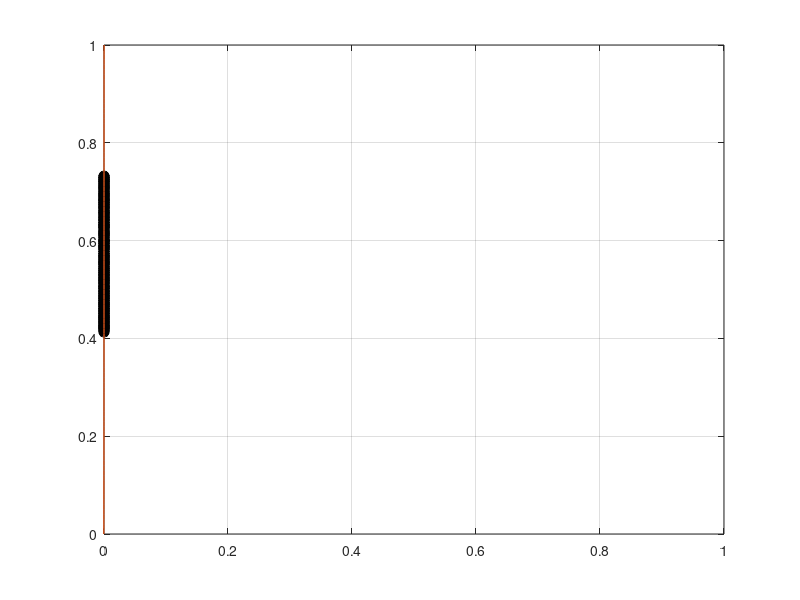

Source code (MATLAB):
function p = ps_bp8()
Ia=[0.413102,0.412942,0.415425,0.415974,0.418267,0.417620,0.418154,0.419797,0.421191,0.420832,0.421508,0.422148,0.422333,0.424199,0.424441,0.424657,0.425143,0.426150,0.427268,0.425972,0.428316,0.430468,0.428425,0.429538,0.432651,0.434699,0.432061,0.434231,0.436174,0.435545,0.433310,0.437385,0.434039,0.437117,0.442206,0.440554,0.441598,0.439897,0.441381,0.441498,0.443088,0.442583,0.445280,0.443865,0.444869,0.447992,0.447368,0.445631,0.448536,0.448864,0.452348,0.452164,0.450287,0.453647,0.452170,0.453532,0.453797,0.455597,0.456147,0.458131,0.458622,0.460474,0.459549,0.459871,0.463924,0.460154,0.460135,0.463356,0.463057,0.466526,0.465768,0.463113,0.467143,0.469456,0.468182,0.468535,0.470910,0.469693,0.471106,0.472472,0.473675,0.471172,0.474090,0.474871,0.475010,0.475922,0.479732,0.479871,0.478621,0.478977,0.480331,0.481638,0.480547,0.483137,0.484670,0.486850,0.484194,0.486167,0.485535,0.487565,0.487569,0.489681,0.489099,0.490551,0.490174,0.496533,0.493497,0.492980,0.494400,0.495471,0.494752,0.496898,0.497800,0.500941,0.499657,0.497446,0.500480,0.503829,0.503698,0.505027,0.503835,0.504334,0.505234,0.505448,0.505764,0.507040,0.510670,0.509840,0.508045,0.513491,0.513882,0.512370,0.510873,0.515234,0.515129,0.516523,0.515996,0.518014,0.520565,0.519483,0.521799,0.521365,0.519488,0.521561,0.520859,0.523158,0.526032,0.526301,0.527554,0.527635,0.526343,0.529261,0.529327,0.529064,0.531739,0.533036,0.531358,0.533383,0.533475,0.535639,0.536361,0.535824,0.538258,0.537262,0.540954,0.540447,0.540571,0.542417,0.539965,0.543594,0.545949,0.547354,0.544006,0.544784,0.548891,0.545363,0.549163,0.552768,0.552556,0.553911,0.551173,0.555440,0.554469,0.552171,0.553979,0.556756,0.556579,0.557919,0.559364,0.559041,0.560827,0.560298,0.562240,0.564866,0.563197,0.564381,0.566000,0.566476,0.566680,0.568351,0.568002,0.571430,0.569208,0.571258,0.571727,0.570315,0.575069,0.572774,0.575754,0.576581,0.575268,0.579846,0.579678,0.578596,0.580007,0.581851,0.585343,0.585401,0.585811,0.583779,0.586719,0.584601,0.587656,0.588834,0.587226,0.590630,0.591197,0.589247,0.592700,0.592417,0.591996,0.596288,0.595962,0.595964,0.597069,0.598618,0.599379,0.598571,0.597969,0.599431,0.601351,0.604191,0.602639,0.603920,0.601287,0.604928,0.607516,0.609129,0.612824,0.608936,0.610177,0.611249,0.613442,0.610777,0.615269,0.613457,0.612914,0.617408,0.618548,0.616681,0.617219,0.619923,0.621914,0.618853,0.620124,0.625278,0.626107,0.629597,0.624414,0.628138,0.627544,0.627293,0.628612,0.629802,0.627985,0.632376,0.631333,0.634317,0.634144,0.634205,0.634017,0.634407,0.634910,0.639252,0.638788,0.640452,0.638775,0.642234,0.640313,0.642264,0.643962,0.646787,0.646006,0.645356,0.645611,0.645712,0.650148,0.651249,0.648777,0.650576,0.651666,0.653675,0.653238,0.654460,0.655794,0.656632,0.658457,0.659091,0.658637,0.660129,0.660195,0.659570,0.657485,0.666126,0.662760,0.664774,0.666403,0.666478,0.668269,0.668257,0.669082,0.669894,0.668204,0.673857,0.672370,0.672062,0.675135,0.676229,0.674577,0.676377,0.676938,0.679878,0.679444,0.675366,0.680475,0.682308,0.681938,0.683403,0.682898,0.683258,0.685507,0.684165,0.685157,0.686741,0.689500,0.688649,0.689742,0.691704,0.690677,0.693586,0.692129,0.692327,0.695152,0.694911,0.694930,0.696525,0.698519,0.698464,0.699515,0.699459,0.699396,0.703376,0.703269,0.704722,0.705793,0.705850,0.707016,0.707283,0.708843,0.709562,0.709476,0.710497,0.711087,0.712757,0.714459,0.713514,0.713534,0.716345,0.716088,0.718870,0.720688,0.718566,0.719070,0.722720,0.720592,0.722348,0.721982,0.722725,0.724428,0.725713,0.725893,0.727407,0.726876,0.728686,0.731021,0.728359,0.731353,0.730435,0.731959,0.731762,];
Ie=[0.000006,0.000004,0.000022,0.000008,0.000011,0.000026,-0.000006,0.000005,0.000019,0.000010,-0.000018,0.000004,0.000006,0.000015,0.000017,-0.000012,0.000003,0.000009,0.000001,-0.000008,0.000017,0.000009,0.000018,0.000001,-0.000004,0.000012,-0.000000,0.000006,0.000035,0.000005,0.000004,0.000009,0.000015,0.000006,-0.000008,0.000001,-0.000006,0.000000,0.000008,-0.000004,-0.000000,0.000003,0.000037,-0.000007,0.000003,0.000008,0.000020,-0.000006,-0.000012,0.000000,0.000009,0.000002,0.000002,0.000004,0.000005,-0.000003,0.000015,0.000009,0.000017,0.000016,0.000016,0.000021,-0.000006,0.000007,0.000023,0.000031,0.000001,-0.000001,0.000009,0.000004,0.000032,0.000009,0.000050,0.000019,0.000008,0.000018,0.000019,0.000007,0.000008,0.000003,-0.000003,0.000009,-0.000006,0.000018,0.000008,0.000019,0.000009,0.000009,0.000015,0.000002,0.000007,0.000014,0.000002,0.000010,0.000024,0.000001,-0.000009,0.000025,0.000016,0.000026,0.000011,0.000007,0.000030,0.000027,-0.000007,0.000016,0.000017,0.000010,0.000032,0.000021,0.000046,0.000037,-0.000006,0.000003,0.000034,0.000001,0.000005,-0.000011,0.000029,0.000014,0.000007,0.000003,0.000003,0.000001,0.000022,0.000009,-0.000009,0.000003,0.000024,0.000010,0.000011,0.000000,0.000008,0.000011,0.000006,-0.000022,0.000001,0.000012,0.000012,0.000015,-0.000009,0.000011,0.000023,0.000021,0.000049,0.000001,0.000014,0.000013,0.000006,0.000020,-0.000002,0.000003,0.000010,0.000006,0.000016,0.000006,0.000031,-0.000011,0.000002,0.000007,0.000005,0.000023,0.000001,0.000016,-0.000000,0.000020,0.000015,0.000036,-0.000002,0.000015,0.000033,-0.000003,0.000026,-0.000002,0.000001,0.000015,0.000012,0.000019,-0.000010,0.000022,-0.000014,0.000009,-0.000006,0.000000,0.000010,0.000001,0.000014,0.000003,0.000024,0.000004,-0.000001,0.000004,0.000037,0.000024,0.000049,-0.000003,0.000018,0.000007,0.000027,0.000022,0.000007,0.000000,0.000020,0.000014,-0.000004,0.000009,0.000014,0.000026,0.000026,0.000024,0.000021,0.000005,0.000013,-0.000014,-0.000003,0.000034,0.000038,0.000036,0.000011,0.000027,0.000006,0.000001,0.000011,0.000017,0.000003,0.000008,0.000009,0.000011,0.000007,-0.000002,0.000020,-0.000002,0.000011,0.000055,0.000002,0.000016,0.000003,0.000020,0.000022,0.000012,0.000033,0.000005,0.000066,0.000008,-0.000006,0.000022,0.000022,0.000024,0.000037,0.000011,-0.000000,0.000023,0.000028,-0.000014,0.000021,0.000024,0.000005,-0.000005,0.000013,0.000002,0.000001,0.000020,0.000012,-0.000001,-0.000003,0.000017,0.000031,0.000019,0.000022,0.000024,0.000029,0.000010,0.000026,0.000003,-0.000000,0.000026,0.000012,-0.000003,0.000011,0.000051,-0.000008,0.000005,0.000016,-0.000006,0.000010,0.000024,0.000006,0.000001,0.000020,0.000010,0.000010,0.000010,0.000017,0.000022,0.000007,0.000033,0.000028,0.000025,0.000019,0.000006,0.000001,0.000022,0.000044,0.000034,0.000001,0.000027,0.000023,0.000017,0.000018,0.000021,-0.000004,0.000004,0.000025,-0.000011,-0.000000,0.000024,0.000018,0.000012,0.000021,-0.000001,0.000015,-0.000002,0.000022,0.000010,-0.000013,0.000003,0.000022,0.000018,0.000031,0.000001,0.000005,0.000021,0.000001,0.000013,0.000009,0.000025,0.000017,0.000002,0.000004,0.000053,0.000010,0.000002,0.000005,0.000022,0.000009,0.000019,0.000003,0.000023,0.000006,0.000012,-0.000021,0.000037,0.000003,0.000021,0.000044,0.000053,0.000029,0.000013,0.000004,0.000004,0.000019,0.000020,0.000006,-0.000007,0.000017,0.000002,0.000026,0.000002,0.000015,0.000010,0.000038,0.000021,0.000024,0.000003,0.000002,0.000012,0.000039,0.000002,-0.000001,0.000004,0.000019,0.000017,0.000025,0.000025,0.000020,0.000015,0.000029,0.000040,-0.000004,0.000019,0.000039,0.000044,0.000026,0.000044,0.000022,0.000015,0.000026,0.000048,0.000019,0.000003,];
p=polyfit(Ia,Ie,3);
xi = 0:0.01:1;
yi = polyval(p,xi);
plot(Ie, Ia,'o','LineWidth',2,'Color',[0 0 0]);
hold on;
plot(yi,xi,'LineWidth',1);
axis([0,1,0,1]);
grid on;
hold off;